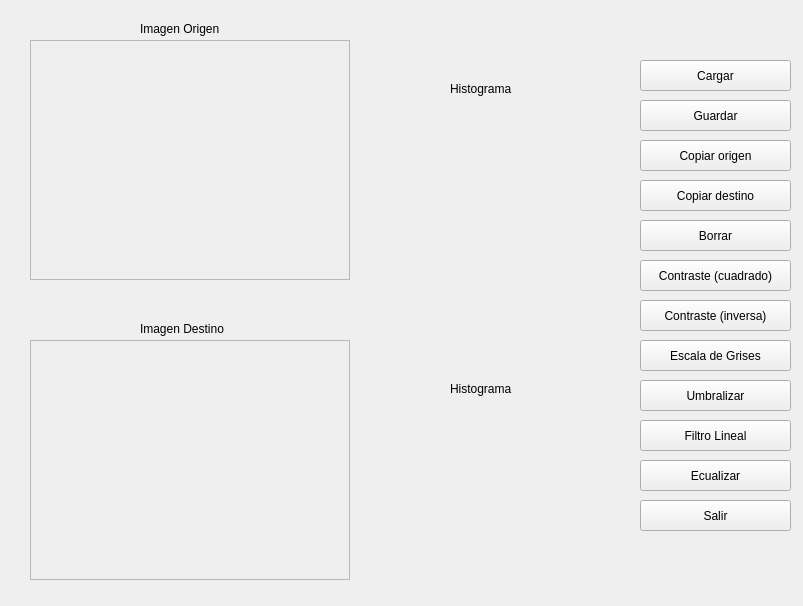
<?xml version="1.0" encoding="UTF-8"?>
<ui version="4.0">
 <class>QMainForm</class>
 <widget class="QWidget" name="QMainForm">
  <property name="geometry">
   <rect>
    <x>0</x>
    <y>0</y>
    <width>803</width>
    <height>606</height>
   </rect>
  </property>
  <property name="windowTitle">
   <string>Procesamiento de imágenes</string>
  </property>
  <widget class="QFrame" name="frameOrig">
   <property name="geometry">
    <rect>
     <x>30</x>
     <y>40</y>
     <width>320</width>
     <height>240</height>
    </rect>
   </property>
   <property name="frameShape">
    <enum>QFrame::StyledPanel</enum>
   </property>
   <property name="frameShadow">
    <enum>QFrame::Raised</enum>
   </property>
  </widget>
  <widget class="QFrame" name="frameDest">
   <property name="geometry">
    <rect>
     <x>30</x>
     <y>340</y>
     <width>320</width>
     <height>240</height>
    </rect>
   </property>
   <property name="frameShape">
    <enum>QFrame::StyledPanel</enum>
   </property>
   <property name="frameShadow">
    <enum>QFrame::Raised</enum>
   </property>
  </widget>
  <widget class="QPushButton" name="pushButtonCargar">
   <property name="geometry">
    <rect>
     <x>640</x>
     <y>60</y>
     <width>151</width>
     <height>31</height>
    </rect>
   </property>
   <property name="text">
    <string>Cargar</string>
   </property>
  </widget>
  <widget class="QPushButton" name="pushButtonSalir">
   <property name="geometry">
    <rect>
     <x>640</x>
     <y>500</y>
     <width>151</width>
     <height>31</height>
    </rect>
   </property>
   <property name="text">
    <string>Salir</string>
   </property>
  </widget>
  <widget class="QLabel" name="labelOrig">
   <property name="geometry">
    <rect>
     <x>140</x>
     <y>20</y>
     <width>101</width>
     <height>18</height>
    </rect>
   </property>
   <property name="text">
    <string>Imagen Origen</string>
   </property>
  </widget>
  <widget class="QLabel" name="labelDest">
   <property name="geometry">
    <rect>
     <x>140</x>
     <y>320</y>
     <width>111</width>
     <height>18</height>
    </rect>
   </property>
   <property name="text">
    <string>Imagen Destino</string>
   </property>
  </widget>
  <widget class="QPushButton" name="pushButtonCopiarO">
   <property name="geometry">
    <rect>
     <x>640</x>
     <y>140</y>
     <width>151</width>
     <height>31</height>
    </rect>
   </property>
   <property name="text">
    <string>Copiar origen</string>
   </property>
  </widget>
  <widget class="QPushButton" name="pushButtonCopiarD">
   <property name="geometry">
    <rect>
     <x>640</x>
     <y>180</y>
     <width>151</width>
     <height>31</height>
    </rect>
   </property>
   <property name="text">
    <string>Copiar destino</string>
   </property>
  </widget>
  <widget class="QPushButton" name="pushButtonEscalaGrises">
   <property name="geometry">
    <rect>
     <x>640</x>
     <y>340</y>
     <width>151</width>
     <height>31</height>
    </rect>
   </property>
   <property name="text">
    <string>Escala de Grises</string>
   </property>
   <property name="checkable">
    <bool>true</bool>
   </property>
  </widget>
  <widget class="QPushButton" name="pushButtonContrasteFCuadrada">
   <property name="geometry">
    <rect>
     <x>640</x>
     <y>260</y>
     <width>151</width>
     <height>31</height>
    </rect>
   </property>
   <property name="text">
    <string>Contraste (cuadrado)</string>
   </property>
  </widget>
  <widget class="QPushButton" name="pushButtonFInversa">
   <property name="geometry">
    <rect>
     <x>640</x>
     <y>300</y>
     <width>151</width>
     <height>31</height>
    </rect>
   </property>
   <property name="text">
    <string>Contraste (inversa)</string>
   </property>
  </widget>
  <widget class="QPushButton" name="pushButtonEcualizar">
   <property name="geometry">
    <rect>
     <x>640</x>
     <y>460</y>
     <width>151</width>
     <height>31</height>
    </rect>
   </property>
   <property name="text">
    <string>Ecualizar</string>
   </property>
  </widget>
  <widget class="QPushButton" name="pushButtonFiltroLineal">
   <property name="geometry">
    <rect>
     <x>640</x>
     <y>420</y>
     <width>151</width>
     <height>31</height>
    </rect>
   </property>
   <property name="text">
    <string>Filtro Lineal</string>
   </property>
   <property name="checkable">
    <bool>true</bool>
   </property>
  </widget>
  <widget class="QPushButton" name="pushButtonBorrar">
   <property name="geometry">
    <rect>
     <x>640</x>
     <y>220</y>
     <width>151</width>
     <height>31</height>
    </rect>
   </property>
   <property name="text">
    <string>Borrar</string>
   </property>
  </widget>
  <widget class="QPushButton" name="pushButtonGuardar">
   <property name="geometry">
    <rect>
     <x>640</x>
     <y>100</y>
     <width>151</width>
     <height>31</height>
    </rect>
   </property>
   <property name="text">
    <string>Guardar</string>
   </property>
  </widget>
  <widget class="QFrame" name="frameHistoOrig">
   <property name="geometry">
    <rect>
     <x>360</x>
     <y>100</y>
     <width>256</width>
     <height>120</height>
    </rect>
   </property>
   <property name="frameShape">
    <enum>QFrame::NoFrame</enum>
   </property>
   <property name="frameShadow">
    <enum>QFrame::Raised</enum>
   </property>
   <property name="lineWidth">
    <number>1</number>
   </property>
  </widget>
  <widget class="QFrame" name="frameHistoDest">
   <property name="geometry">
    <rect>
     <x>360</x>
     <y>400</y>
     <width>256</width>
     <height>120</height>
    </rect>
   </property>
   <property name="frameShape">
    <enum>QFrame::NoFrame</enum>
   </property>
   <property name="frameShadow">
    <enum>QFrame::Raised</enum>
   </property>
  </widget>
  <widget class="QLabel" name="labelHistoOrig">
   <property name="geometry">
    <rect>
     <x>450</x>
     <y>80</y>
     <width>81</width>
     <height>18</height>
    </rect>
   </property>
   <property name="text">
    <string>Histograma</string>
   </property>
  </widget>
  <widget class="QLabel" name="labelHistoDest">
   <property name="geometry">
    <rect>
     <x>450</x>
     <y>380</y>
     <width>81</width>
     <height>18</height>
    </rect>
   </property>
   <property name="text">
    <string>Histograma</string>
   </property>
  </widget>
  <widget class="QPushButton" name="pushButtonUmbralizar">
   <property name="geometry">
    <rect>
     <x>640</x>
     <y>380</y>
     <width>151</width>
     <height>31</height>
    </rect>
   </property>
   <property name="text">
    <string>Umbralizar</string>
   </property>
   <property name="checkable">
    <bool>true</bool>
   </property>
  </widget>
 </widget>
 <resources/>
 <connections/>
</ui>
